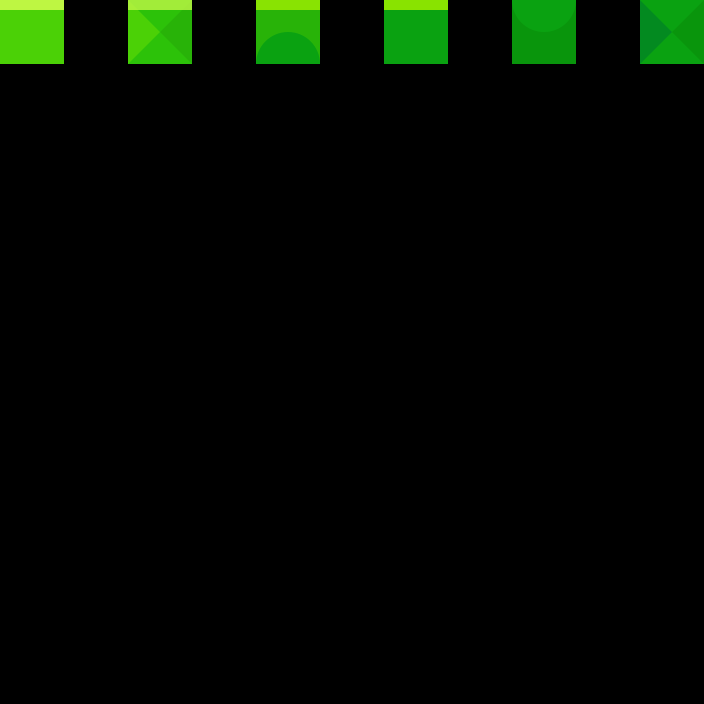

The image is a tile-based game level rendered from a .tmx file. Its description and source (layers, tilesets, objects; grid data summarised) follow:
An orthogonal 11x11 tile map with 64x64 px tiles, 26 tile layers (regions, input_main, output1_grass, output2_grass, ...).

<map version="1.0" orientation="orthogonal" renderorder="right-down" width="11" height="11" tilewidth="64" tileheight="64" nextobjectid="2321">
 <tileset firstgid="1" name="forest3" tilewidth="70" tileheight="70">
  <tileoffset x="-3" y="3" />
  <image source="forest3.png" width="700" height="980" />
 </tileset>
 <layer name="regions" width="11" height="11">
  <data>[121 cells, 6 non-empty, 1 distinct tile ids]</data>
 </layer>
 <layer name="input_main" width="11" height="11">
  <data>[121 cells, 6 non-empty, 6 distinct tile ids]</data>
 </layer>
 <layer name="output1_grass" width="11" height="11">
  <data>[121 cells, 6 non-empty, 6 distinct tile ids]</data>
 </layer>
 <layer name="output2_grass" width="11" height="11">
  <data>[121 cells, 6 non-empty, 6 distinct tile ids]</data>
 </layer>
 <layer name="output3_grass" width="11" height="11">
  <data>[121 cells, 6 non-empty, 6 distinct tile ids]</data>
 </layer>
 <layer name="output4_grass" width="11" height="11">
  <data>[121 cells, 6 non-empty, 6 distinct tile ids]</data>
 </layer>
 <layer name="output5_grass" width="11" height="11">
  <data>[121 cells, 6 non-empty, 6 distinct tile ids]</data>
 </layer>
 <layer name="output6_grass" width="11" height="11">
  <data>[121 cells, 6 non-empty, 6 distinct tile ids]</data>
 </layer>
 <layer name="output7_grass" width="11" height="11">
  <data>[121 cells, 0 non-empty, 0 distinct tile ids]</data>
 </layer>
 <layer name="output8_grass" width="11" height="11">
  <data>[121 cells, 0 non-empty, 0 distinct tile ids]</data>
 </layer>
 <layer name="output9_grass" width="11" height="11">
  <data>[121 cells, 0 non-empty, 0 distinct tile ids]</data>
 </layer>
 <layer name="output10_grass" width="11" height="11">
  <data>[121 cells, 0 non-empty, 0 distinct tile ids]</data>
 </layer>
 <layer name="output11_grass" width="11" height="11">
  <data>[121 cells, 0 non-empty, 0 distinct tile ids]</data>
 </layer>
 <layer name="output12_grass" width="11" height="11">
  <data>[121 cells, 0 non-empty, 0 distinct tile ids]</data>
 </layer>
 <layer name="output13_grass" width="11" height="11">
  <data>[121 cells, 0 non-empty, 0 distinct tile ids]</data>
 </layer>
 <layer name="output14_grass" width="11" height="11">
  <data>[121 cells, 0 non-empty, 0 distinct tile ids]</data>
 </layer>
 <layer name="output15_grass" width="11" height="11">
  <data>[121 cells, 0 non-empty, 0 distinct tile ids]</data>
 </layer>
 <layer name="output16_grass" width="11" height="11">
  <data>[121 cells, 0 non-empty, 0 distinct tile ids]</data>
 </layer>
 <layer name="output17_grass" width="11" height="11">
  <data>[121 cells, 0 non-empty, 0 distinct tile ids]</data>
 </layer>
 <layer name="output18_grass" width="11" height="11">
  <data>[121 cells, 0 non-empty, 0 distinct tile ids]</data>
 </layer>
 <layer name="output19_grass" width="11" height="11">
  <data>[121 cells, 0 non-empty, 0 distinct tile ids]</data>
 </layer>
 <layer name="output20_grass" width="11" height="11">
  <data>[121 cells, 0 non-empty, 0 distinct tile ids]</data>
 </layer>
 <layer name="output21_grass" width="11" height="11">
  <data>[121 cells, 0 non-empty, 0 distinct tile ids]</data>
 </layer>
 <layer name="output22_grass" width="11" height="11">
  <data>[121 cells, 0 non-empty, 0 distinct tile ids]</data>
 </layer>
 <layer name="output23_grass" width="11" height="11">
  <data>[121 cells, 0 non-empty, 0 distinct tile ids]</data>
 </layer>
 <layer name="output24_grass" width="11" height="11">
  <data>[121 cells, 0 non-empty, 0 distinct tile ids]</data>
 </layer>
</map>
